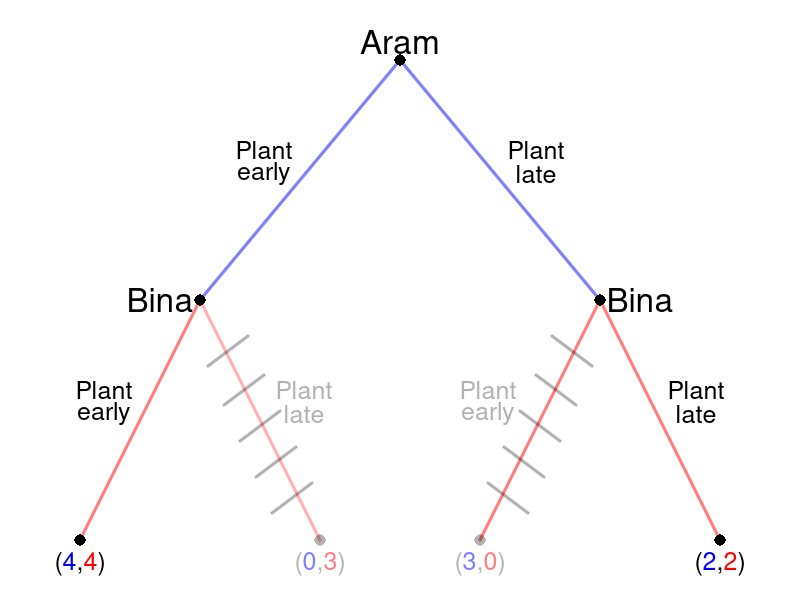

The R source for this figure:
require(shape)
pdf(file = "people/sequential_palanpur_player1.pdf", width = 9, height = 7)

#Set parameters for graphics
axislabelsize <- 1.5
labelsize <- 2
actionlabelsize <- 1.5
graphlinewidth <- 3
segmentlinewidth <- 2
nodesize <- 1.5
fadelevel <- 0.3

COL <- c("#7fc97f", "#beaed4", "#fdc086", "#ffff99", "#386cb0", "#f0027f", "#bf5b17", "#666666")
COLA <- c("#99d8c9","#66c2a4","#41ae76", "#238b45", "#005824")
COLB <- c("#4eb3d3", "#2b8cbe", "#0868ac","#084081")

par(mar =  c(0, 0, 0, 0))

xlims <- c(0, 10)
ylims <- c(0, 10)

npts <- 501 
x <- seq(xlims[1], xlims[2], length.out = npts)
y <- seq(ylims[1], ylims[2], length.out = npts) 

plot(0, 0, xlim = xlims, ylim = ylims, type = "n",
     xlab = expression(paste("")),
     ylab = expression(paste("")), 
     xaxt = "n", 
     yaxt = "n", 
     cex.lab = axislabelsize, 
     bty = "n",
     xaxs="i", 
     yaxs="i")

ticksy <- seq(from = 0, to = ylims[2], by = 2)
ylabels <- seq(from = 0, to = ylims[2], by = 2)
ticksx <- seq(from = 0, to = xlims[2], by = 2)
xlabels <- seq(from = 0, to = xlims[2], by = 2)

#Branches for Aram
#Plant early
segments(5, 9, 2.5, 5, lty = 1, col = rgb(0, 0, 1, 0.5), lwd = graphlinewidth)
#Plant late
segments(5, 9, 7.5, 5, lty = 1, col = rgb(0, 0, 1, 0.5), lwd = graphlinewidth)

#Branches for Bina
#From Aram planting early
#Bina plants early
segments(2.5, 5, 1, 1, lty = 1, col = rgb(1, 0, 0, 0.5), lwd = graphlinewidth)
#Bina plants late
segments(2.5, 5, 4, 1, lty = 1, col = rgb(1, 0, 0, fadelevel), lwd = graphlinewidth)

#From Aram plants late
#Bina plants early
segments(7.5, 5, 6, 1, lty = 1, col = rgb(1, 0, 0, 0.5), lwd = graphlinewidth)


#Bina plants late
segments(7.5, 5, 9, 1, lty = 1, col = rgb(1, 0, 0, 0.5), lwd = graphlinewidth)

#Initial node
points(5, 9, pch = 16, col = "black", cex = nodesize)

#P1 Nodes
points(2.5, 5, pch = 16, col = "black", cex = nodesize)
points(7.5, 5, pch = 16, col = "black", cex = nodesize)

#P2 Terminal Nodes
points(1, 1, pch = 16, col = "black", cex = nodesize)
points(4, 1, pch = 16, col = rgb(0,0,0,fadelevel), cex = nodesize)
points(6, 1, pch = 16, col = rgb(0,0,0,fadelevel), cex = nodesize)
points(9, 1, pch = 16, col = "black", cex = nodesize)

text(5, 9.3, expression(paste("Aram")), cex = labelsize)

text(3.3, 7.5, expression(paste("Plant")), cex = actionlabelsize)
text(3.3, 7.1, expression(paste("early")), cex = actionlabelsize)
text(6.7, 7.5, expression(paste("Plant")), cex = actionlabelsize)
text(6.7, 7.1, expression(paste("late")), cex = actionlabelsize)


text(2, 5, expression(paste("Bina")), cex = labelsize)
text(1.3, 3.5, expression(paste("Plant")), cex = actionlabelsize)
text(1.3, 3.1, expression(paste("early")), cex = actionlabelsize)
text(3.8, 3.5, expression(paste("Plant")), cex = actionlabelsize, col = rgb(0,0,0,fadelevel))
text(3.8, 3.1, expression(paste("late")), cex = actionlabelsize, col = rgb(0,0,0,fadelevel))


text(8, 5, expression(paste("Bina")), cex = labelsize)
text(6.1, 3.5, expression(paste("Plant")), cex = actionlabelsize, col = rgb(0,0,0,fadelevel))
text(6.1, 3.1, expression(paste("early")), cex = actionlabelsize, col = rgb(0,0,0,fadelevel))
text(8.7, 3.5, expression(paste("Plant")), cex = actionlabelsize)
text(8.7, 3.1, expression(paste("late")), cex = actionlabelsize)

#Payoffs 

text(1, .6, expression("(" * phantom("4") * "," * phantom("4") * ")"), cex = actionlabelsize)
text(1, .6, expression(phantom("(") * "4" * phantom(",") * phantom("4") * phantom(")")), col = rgb(0, 0, 1, 1),  cex = actionlabelsize)
text(1, .6, expression(phantom("(") * phantom("4") * phantom(",") * "4" * phantom(")")), col = rgb(1, 0, 0, 1), cex = actionlabelsize)

text(4, .6, expression("(" * phantom("0") * "," * phantom("3") * ")"), cex = actionlabelsize,col = rgb(0,0,0,fadelevel))
text(4, .6, expression(phantom("(") * "0" * phantom(",") * phantom("3") * phantom(")")), col = rgb(0, 0, 1, 0.5,fadelevel),  cex = actionlabelsize)
text(4, .6, expression(phantom("(") * phantom("0") * phantom(",") * "3" * phantom(")")), col = rgb(1, 0, 0, 0.5,fadelevel), cex = actionlabelsize)

text(6, .6, expression("(" * phantom("3") * "," * phantom("0") * ")"), cex = actionlabelsize,col = rgb(0,0,0,fadelevel))
text(6, .6, expression(phantom("(") * "3" * phantom(",") * phantom("0") * phantom(")")), col = rgb(0, 0, 1, 0.5,fadelevel),  cex = actionlabelsize)
text(6, .6, expression(phantom("(") * phantom("3") * phantom(",") * "0" * phantom(")")), col = rgb(1, 0, 0, 0.5,fadelevel), cex = actionlabelsize)

text(9, .6, expression("(" * phantom("2") * "," * phantom("2") * ")"), cex = actionlabelsize)
text(9, .6, expression(phantom("(") * "2" * phantom(",") * phantom("2") * phantom(")")), col = rgb(0, 0, 1, 1),  cex = actionlabelsize)
text(9, .6, expression(phantom("(") * phantom("2") * phantom(",") * "2" * phantom(")")), col = rgb(1, 0, 0, 1), cex = actionlabelsize)

#Cutting branch plant late when A plants early
segments(2.6, 3.9, 3.1, 4.4, lty = 1, col = rgb(0,0,0,fadelevel), lwd = graphlinewidth)
segments(2.8, 3.25, 3.3, 3.75, lty = 1, col = rgb(0,0,0,fadelevel), lwd = graphlinewidth)
segments(3, 2.65, 3.5, 3.15, lty = 1, col = rgb(0,0,0,fadelevel), lwd = graphlinewidth)
segments(3.2, 2.05, 3.7, 2.55, lty = 1, col = rgb(0,0,0,fadelevel), lwd = graphlinewidth)
segments(3.4, 1.45, 3.9, 1.95, lty = 1, col = rgb(0,0,0,fadelevel), lwd = graphlinewidth)


#Cutting branch plant late when A plants
segments(7.4, 3.9, 6.9, 4.4, lty = 1, col = rgb(0,0,0,fadelevel), lwd = graphlinewidth)
segments(7.2, 3.25, 6.7, 3.75, lty = 1, col = rgb(0,0,0,fadelevel), lwd = graphlinewidth)
segments(7, 2.65, 6.5, 3.15, lty = 1, col = rgb(0,0,0,fadelevel), lwd = graphlinewidth)
segments(6.8, 2.05, 6.3, 2.55, lty = 1, col = rgb(0,0,0,fadelevel), lwd = graphlinewidth)
segments(6.6, 1.45, 6.1, 1.95, lty = 1, col = rgb(0,0,0,fadelevel), lwd = graphlinewidth)


dev.off()
